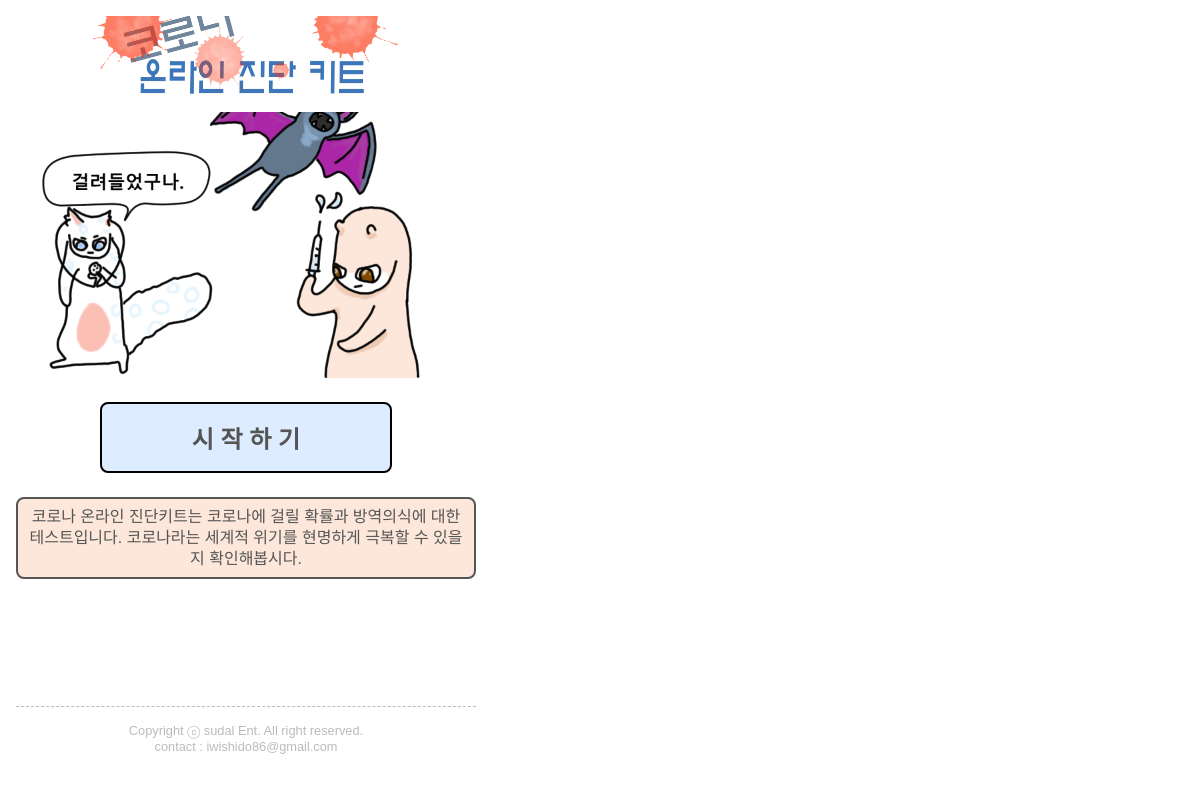
The page / on the database its author committed.
### survDjango/models.py (models this page shows)
class SurvM(models.Model):
    survId = models.IntegerField(default=0, help_text="설문번호",unique=True)
    title = models.CharField(max_length=100)
    survType = models.CharField(default='01',max_length=20)
    content = models.TextField()
    content2 = models.TextField()
    content3 = models.TextField()
    imgFile = models.CharField(default='N',max_length=100)
    linkUrl = models.CharField(default='N',max_length=100)
    addScript = models.CharField(default='N', max_length=200)
    completeYn = models.CharField(default='N', max_length=1)
    pageNum = models.IntegerField(default=0, help_text="설문번호")
    deleteYn = models.CharField(default='N', max_length=1)
    orderNum = models.IntegerField(default=0, help_text="정렬순서")
    cnt = models.IntegerField(default=0, help_text="검사건수")

### survDjango/views.py (the view)
# urls.py: path('', index_view , name='index_view'), # 추가
def index_view(request):
    return start_view(request,1)

### survDjango/views.py (called while the page is built)
def start_view(request,survid):
    template_name = 'survDjango/start.html'
    surv = get_object_or_404(SurvM, survId=survid)
    form = SurvForm()
    context = {
        'form': form,
        'surv': surv,
    }
    return render(request, template_name, context)

### survDjango/templates/survDjango/start.html (shortened to what this page needs)
{% extends 'survDjango/base.html' %}
{% block body %}
<form method="post">
    <div class="start_img_box" style="background-image:url('/static/img/{{ surv.imgFile }}');">
    </div>
    <div class="start_box" id="start_box" onclick="submitFrom();">
        시 작 하 기
    </div>
    <div class="start_cont_box2">
        <div class="result_content">{{ surv.content|linebreaks }}</div>
    </div>
</form>
{% endblock body %}

### survDjango/static/css/common.css (style rules this page uses)
html { margin : 0; padding : 0; height : 97%; }
body { min-width : 320px; max-width : 460px; margin : 0; padding : 1em; font-family : 'NEXON Gothic Bold', 'Nanum Gothic', 'Malgun Gothic', '돋움', 'dotum', 'AppleGothic', Helvetica, Arial, Sans-Serif !important; height : 97%; color : #555; word-break : break-word }
p { display : block; margin-block-start : 0em; margin-block-end : 0em; margin-inline-start : 0px; margin-inline-end : 0px; margin : 0; padding : 0; }
.start_box { font-weight : bolder; font-size : 1.5em; margin : 1em 3.5em; text-align : center; padding : 1rem 0.5rem; background-color : #DDECFE; border : 2px solid #000; border-radius : 0.5rem; }
.start_cont_box2 { font-size : 1.0em; margin-top : 1em; padding : 0.5rem 0.5rem; text-align : center; background-color : #FAECC5; background-color : #FCE7DA; border : 2px solid #555; border-radius : 0.5rem; line-height : 1.3rem; }
.start_img_box { padding : 0.5rem; text-align : right; vertical-align : bottom; background-color : #FFF; min-height : 250px; margin-bottom : 1em; background-size : 100%; background-position : 50% 100%; background-repeat : no-repeat; }

### rows shown on the page
SurvM: imgFile (picture), content "코로나 온라인 진단키트는 코로나에 걸릴 확률과 방역의식에 대한 테스트입니다. 코로나라는 세계적 위기를 현명하게 극복할 수 있을 지 확인해봅시다."
